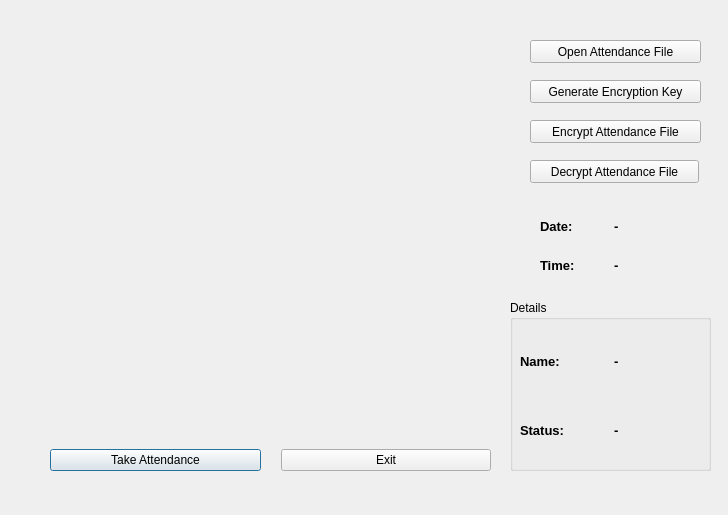
<?xml version="1.0" encoding="UTF-8"?>
<ui version="4.0">
 <class>Dialog</class>
 <widget class="QDialog" name="Dialog">
  <property name="geometry">
   <rect>
    <x>0</x>
    <y>0</y>
    <width>728</width>
    <height>515</height>
   </rect>
  </property>
  <property name="minimumSize">
   <size>
    <width>0</width>
    <height>0</height>
   </size>
  </property>
  <property name="maximumSize">
   <size>
    <width>1920</width>
    <height>1080</height>
   </size>
  </property>
  <property name="windowTitle">
   <string>Face Recognition Attendance System</string>
  </property>
  <property name="locale">
   <locale language="English" country="UnitedStates"/>
  </property>
  <widget class="QPushButton" name="btnDecrypt">
   <property name="geometry">
    <rect>
     <x>530</x>
     <y>160</y>
     <width>169</width>
     <height>23</height>
    </rect>
   </property>
   <property name="font">
    <font>
     <family>Arial</family>
    </font>
   </property>
   <property name="locale">
    <locale language="English" country="UnitedStates"/>
   </property>
   <property name="text">
    <string>Decrypt Attendance File</string>
   </property>
   <property name="autoDefault">
    <bool>false</bool>
   </property>
  </widget>
  <widget class="QPushButton" name="btnEncrypt">
   <property name="geometry">
    <rect>
     <x>530</x>
     <y>120</y>
     <width>171</width>
     <height>23</height>
    </rect>
   </property>
   <property name="font">
    <font>
     <family>Arial</family>
    </font>
   </property>
   <property name="locale">
    <locale language="English" country="UnitedStates"/>
   </property>
   <property name="text">
    <string>Encrypt Attendance File</string>
   </property>
   <property name="autoDefault">
    <bool>false</bool>
   </property>
  </widget>
  <widget class="QPushButton" name="btnOpenFile">
   <property name="geometry">
    <rect>
     <x>530</x>
     <y>40</y>
     <width>171</width>
     <height>23</height>
    </rect>
   </property>
   <property name="font">
    <font>
     <family>Arial</family>
    </font>
   </property>
   <property name="locale">
    <locale language="English" country="UnitedStates"/>
   </property>
   <property name="text">
    <string>Open Attendance File</string>
   </property>
   <property name="autoDefault">
    <bool>false</bool>
   </property>
   <property name="default">
    <bool>false</bool>
   </property>
  </widget>
  <widget class="QWidget" name="horizontalLayoutWidget">
   <property name="geometry">
    <rect>
     <x>50</x>
     <y>420</y>
     <width>441</width>
     <height>80</height>
    </rect>
   </property>
   <layout class="QHBoxLayout" name="horizontalLayout">
    <property name="spacing">
     <number>20</number>
    </property>
    <item>
     <widget class="QPushButton" name="btnTakeAttd">
      <property name="font">
       <font>
        <family>Arial</family>
       </font>
      </property>
      <property name="locale">
       <locale language="English" country="UnitedStates"/>
      </property>
      <property name="text">
       <string>Take Attendance</string>
      </property>
      <property name="checkable">
       <bool>true</bool>
      </property>
      <property name="default">
       <bool>true</bool>
      </property>
     </widget>
    </item>
    <item>
     <widget class="QPushButton" name="btnExit">
      <property name="enabled">
       <bool>true</bool>
      </property>
      <property name="font">
       <font>
        <family>Arial</family>
       </font>
      </property>
      <property name="locale">
       <locale language="English" country="UnitedStates"/>
      </property>
      <property name="text">
       <string>Exit</string>
      </property>
     </widget>
    </item>
   </layout>
  </widget>
  <widget class="QLabel" name="imgLabel">
   <property name="geometry">
    <rect>
     <x>10</x>
     <y>20</y>
     <width>501</width>
     <height>381</height>
    </rect>
   </property>
   <property name="maximumSize">
    <size>
     <width>1920</width>
     <height>1080</height>
    </size>
   </property>
   <property name="font">
    <font>
     <family>Arial</family>
     <weight>75</weight>
     <bold>true</bold>
    </font>
   </property>
   <property name="text">
    <string/>
   </property>
  </widget>
  <widget class="QWidget" name="gridLayoutWidget">
   <property name="geometry">
    <rect>
     <x>540</x>
     <y>210</y>
     <width>141</width>
     <height>71</height>
    </rect>
   </property>
   <layout class="QGridLayout" name="gridLayout">
    <item row="1" column="0">
     <layout class="QHBoxLayout" name="horizontalLayout_3">
      <item>
       <widget class="QLabel" name="lblTime">
        <property name="font">
         <font>
          <family>Arial</family>
          <pointsize>10</pointsize>
          <weight>75</weight>
          <bold>true</bold>
         </font>
        </property>
        <property name="text">
         <string>Time:</string>
        </property>
       </widget>
      </item>
      <item>
       <widget class="QLabel" name="lblTime2">
        <property name="font">
         <font>
          <family>Arial</family>
          <pointsize>10</pointsize>
          <weight>75</weight>
          <bold>true</bold>
         </font>
        </property>
        <property name="text">
         <string>-</string>
        </property>
       </widget>
      </item>
     </layout>
    </item>
    <item row="0" column="0">
     <layout class="QHBoxLayout" name="horizontalLayout_2">
      <item>
       <widget class="QLabel" name="lblDate">
        <property name="font">
         <font>
          <family>Arial</family>
          <pointsize>10</pointsize>
          <weight>75</weight>
          <bold>true</bold>
         </font>
        </property>
        <property name="text">
         <string>Date:</string>
        </property>
       </widget>
      </item>
      <item>
       <widget class="QLabel" name="lblDate2">
        <property name="font">
         <font>
          <family>Arial</family>
          <pointsize>10</pointsize>
          <weight>75</weight>
          <bold>true</bold>
         </font>
        </property>
        <property name="text">
         <string>-</string>
        </property>
       </widget>
      </item>
     </layout>
    </item>
   </layout>
  </widget>
  <widget class="QGroupBox" name="grpBox">
   <property name="geometry">
    <rect>
     <x>510</x>
     <y>300</y>
     <width>201</width>
     <height>171</height>
    </rect>
   </property>
   <property name="title">
    <string>Details</string>
   </property>
   <widget class="QWidget" name="gridLayoutWidget_2">
    <property name="geometry">
     <rect>
      <x>10</x>
      <y>30</y>
      <width>181</width>
      <height>131</height>
     </rect>
    </property>
    <layout class="QGridLayout" name="gridLayout_2">
     <property name="sizeConstraint">
      <enum>QLayout::SetDefaultConstraint</enum>
     </property>
     <item row="0" column="0">
      <layout class="QHBoxLayout" name="horizontalLayout_4">
       <item>
        <widget class="QLabel" name="lblName">
         <property name="font">
          <font>
           <family>Arial</family>
           <pointsize>10</pointsize>
           <weight>75</weight>
           <bold>true</bold>
          </font>
         </property>
         <property name="text">
          <string>Name:</string>
         </property>
        </widget>
       </item>
       <item>
        <widget class="QLabel" name="lblName2">
         <property name="font">
          <font>
           <family>Arial</family>
           <pointsize>10</pointsize>
           <weight>75</weight>
           <bold>true</bold>
          </font>
         </property>
         <property name="text">
          <string>-</string>
         </property>
        </widget>
       </item>
      </layout>
     </item>
     <item row="1" column="0">
      <layout class="QHBoxLayout" name="horizontalLayout_5">
       <item>
        <widget class="QLabel" name="lblStatus">
         <property name="font">
          <font>
           <family>Arial</family>
           <pointsize>10</pointsize>
           <weight>75</weight>
           <bold>true</bold>
          </font>
         </property>
         <property name="text">
          <string>Status:</string>
         </property>
        </widget>
       </item>
       <item>
        <widget class="QLabel" name="lblStatus2">
         <property name="font">
          <font>
           <family>Arial</family>
           <pointsize>10</pointsize>
           <weight>75</weight>
           <bold>true</bold>
          </font>
         </property>
         <property name="text">
          <string>-</string>
         </property>
        </widget>
       </item>
      </layout>
     </item>
    </layout>
   </widget>
  </widget>
  <widget class="QPushButton" name="btnKeyGen">
   <property name="geometry">
    <rect>
     <x>530</x>
     <y>80</y>
     <width>171</width>
     <height>23</height>
    </rect>
   </property>
   <property name="font">
    <font>
     <family>Arial</family>
    </font>
   </property>
   <property name="locale">
    <locale language="English" country="UnitedStates"/>
   </property>
   <property name="text">
    <string>Generate Encryption Key</string>
   </property>
   <property name="autoDefault">
    <bool>false</bool>
   </property>
  </widget>
 </widget>
 <resources/>
 <connections/>
</ui>
